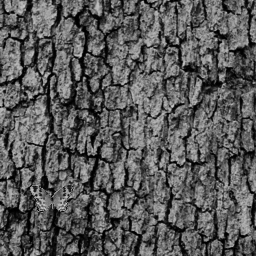
%> input picture actividad-7.1/imagenes/tronco.bmp, 256 x 256 px
$ octave code2.m   (GNU Octave 9; MATLAB toolbox functions it lacks are replaced by stand-ins)
%> lines starting %> are read from the running program, lines starting %| are printed output that depends on the picture
tronco = imread("./imagenes/tronco.bmp");
%> tronco is the input picture: size 256x256 uint8; min 0, max 207, mean 89.8
mariposa = imread("./imagenes/mariposa.bmp");
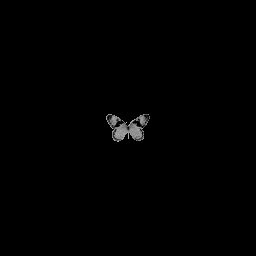
%> input picture actividad-7.1/imagenes/mariposa.bmp, 256 x 256 px
%> mariposa is the input picture: size 256x256 uint8; min 0, max 172, mean 1.2
troncoMariposa = imread("./imagenes/troncoMariposa.bmp");
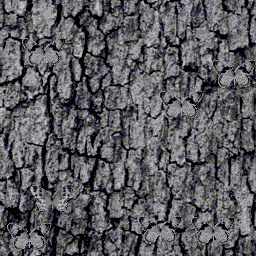
%> input picture actividad-7.1/imagenes/troncoMariposa.bmp, 256 x 256 px
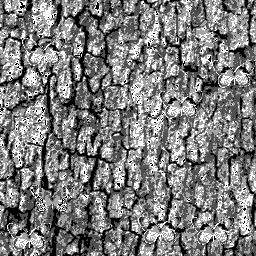
%> troncoMariposa: size 256x256 uint8; min 0, max 247, mean 124.2

mariposaF = fft2(mariposa);
troncoMariposaF = fft2(troncoMariposa);

mConj = conj(mariposaF);

t = mConj .* troncoMariposaF;

it= fftshift(ifft2(t));
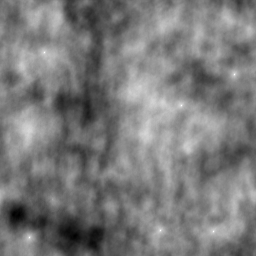
%> it: size 256x256 double; min 5447883, max 15170967, mean 10122167.1; drawn with min black and max white
figure, subplot(1,2,1),
imshow(troncoMariposa);
subplot(1,2,2),
imshow(real(it), []);

% mesh(it);
